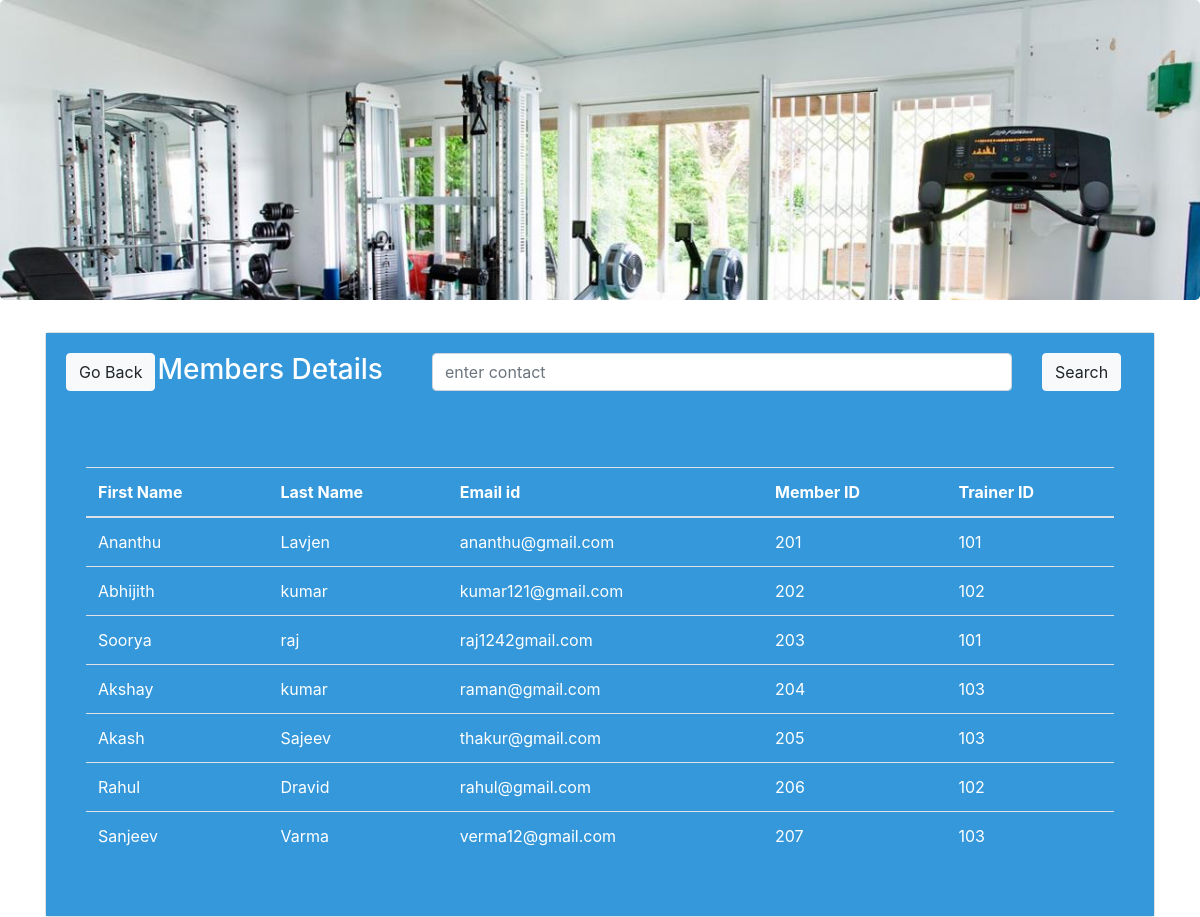
The page /trainer_details.php on the database its author committed.
### tables this page shows
CREATE TABLE `doctorapp` (
  `fname` varchar(40) NOT NULL,
  `lname` varchar(40) NOT NULL,
  `email` varchar(40) NOT NULL,
  `contact` varchar(40) NOT NULL,
  `docapp` varchar(60) NOT NULL
);

### func.php (the view, shortened to what this page needs)
<?php
$con=mysqli_connect("localhost","root","","loginsystem");
 function get_patient_details(){
    global $con;
    $query="select * from doctorapp";
    $result=mysqli_query($con,$query);
    while ($row=mysqli_fetch_array($result)){
         $fname=$row ['fname'];
    $lname=$row['lname'];
    $email=$row['email'];
    $contact=$row['contact'];
    $docapp=$row['docapp'];
      echo "<tr>
          <td>$fname</td>
        <td>$lname</td>
            <td>$email</td>
            <td>$contact</td>
          <td>$docapp</td>
        </tr>";
    }
}
?>

### trainer_details.php (shortened to what this page needs)
<!DOCTYPE html>
<?php include("func.php");?>
<html>
<head>
	 <link rel="stylesheet" href="https://maxcdn.bootstrapcdn.com/bootstrap/4.0.0-beta/css/bootstrap.min.css">
</head>
<body>
<div class="jumbotron" style="background: url('images/2.jpg') no-repeat;background-size: cover;height: 300px;"></div>
 <div class="container">
<div class="card">
     <div class="card-body" style="background-color:#3498DB;color:#ffffff;">
         <div class="row">
             <div class="col-md-1">
    <a href="admin-panel.php" class="btn btn-light ">Go Back</a>
             </div>
             <div class="col-md-3"><h3>Members Details</h3></div>
             <div class="col-md-8">
         <form class="form-group" action="trainer_search.php" method="post">
          <div class="row">
   <div class="col-md-10"><input type="text" name="search" class="form-control" placeholder="enter contact"></div>
              <div class="col-md-2"><input type="submit" name="patient_search_submit" class="btn btn-light" value="Search"> </div></div>
                 </form></div></div></div>
     <div class="card-body" style="background-color:#3498DB;color:#ffffff;">
         <div class="card-body">
    <table class="table table-hover">
        <thead>
     <tr>
            <th>First Name</th>
            <th>Last Name</th>
         <th>Email id</th>
         <th>Member ID</th>
         <th>Trainer ID</th>
        </tr>
        </thead>
        <tbody>
          <?php get_patient_details(); ?>
        </tbody>
    </table>
     </div>
    </div>
    </div>
    </div>
    </body>
</html>

### rows shown on the page
doctorapp: fname "Ananthu", lname "Lavjen", email "ananthu@gmail.com", contact "201", docapp "101"
doctorapp: fname "Abhijith", lname "kumar", email "kumar121@gmail.com", contact "202", docapp "102"
doctorapp: fname "Soorya", lname "raj", email "raj1242gmail.com", contact "203", docapp "101"
doctorapp: fname "Akshay", lname "kumar", email "raman@gmail.com", contact "204", docapp "103"
doctorapp: fname "Akash", lname "Sajeev", email "thakur@gmail.com", contact "205", docapp "103"
doctorapp: fname "Rahul", lname "Dravid", email "rahul@gmail.com", contact "206", docapp "102"
doctorapp: fname "Sanjeev", lname "Varma", email "verma12@gmail.com", contact "207", docapp "103"
